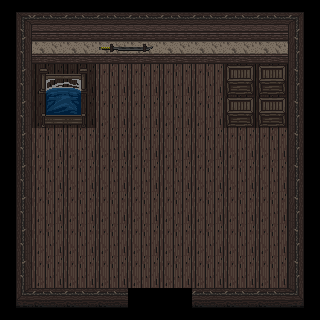

The image is a tile-based game level rendered from a .tmx file. Its description and source (layers, tilesets, objects; grid data summarised) follow:
An orthogonal 10x10 tile map with 32x32 px tiles, 4 tile layers (Ground, Dec Back, Dec Front, Collision), 3 tilesets.

<map version="1.0" orientation="orthogonal" width="10" height="10" tilewidth="32" tileheight="32">
 <tileset firstgid="1" name="hyptosis_tile-art-batch-3" tilewidth="32" tileheight="32">
  <image source="../tilesheets_png/hyptosis_tile-art-batch-3.png" trans="ffffff" width="960" height="960" />
 </tileset>
 <tileset firstgid="901" name="hyptosis_tile-art-batch-4" tilewidth="32" tileheight="32">
  <image source="../tilesheets_png/hyptosis_tile-art-batch-4.png" trans="ffffff" width="960" height="960" />
 </tileset>
 <tileset firstgid="1801" name="Spritesheet (Huge)" tilewidth="32" tileheight="32">
  <image source="../tilesheets_png/Spritesheet (Huge).png" trans="ffffff" width="512" height="512" />
  <tile id="0">
   <properties>
    <property name="solid" value="s" />
   </properties>
  </tile>
 </tileset>
 <layer name="Ground" width="10" height="10">
  <data>[100 cells, 100 non-empty, 11 distinct tile ids]</data>
 </layer>
 <layer name="Dec Back" width="10" height="10">
  <data>[100 cells, 4 non-empty, 1 distinct tile ids]</data>
 </layer>
 <layer name="Dec Front" width="10" height="10">
  <data>[100 cells, 6 non-empty, 6 distinct tile ids]</data>
 </layer>
 <layer name="Collision" width="10" height="10" opacity="0.4">
  <data>[100 cells, 50 non-empty, 1 distinct tile ids]</data>
 </layer>
</map>
